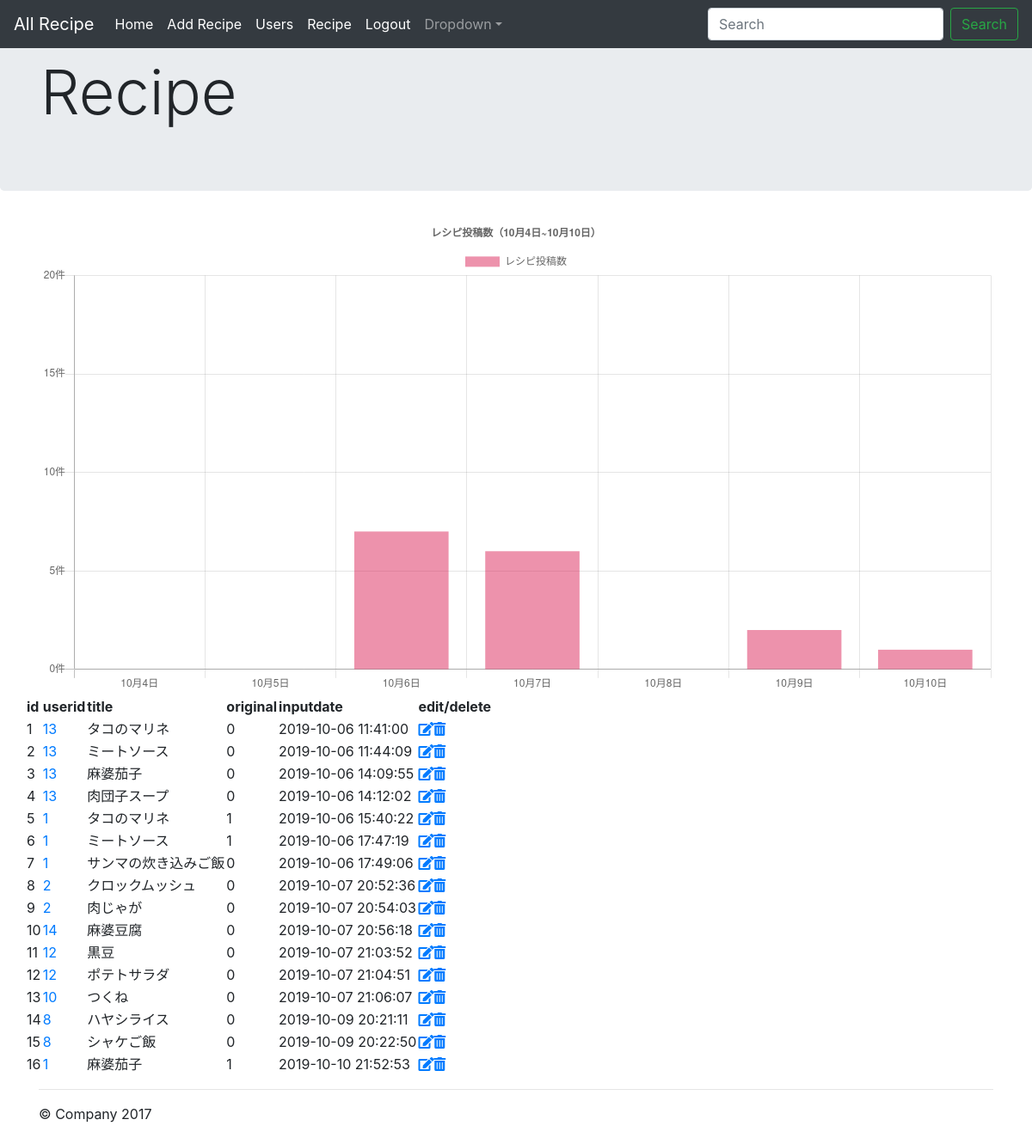
The page /recipe/recipeforadmin.php (signed in) on the database its author committed.
### tables this page shows
CREATE TABLE `recipe` (
  `id` int(11) NOT NULL,
  `userid` int(11) NOT NULL,
  `title` varchar(64) NOT NULL,
  `ingredient1` varchar(64) NOT NULL,
  `ingredient2` varchar(64) DEFAULT NULL,
  `ingredient3` varchar(64) DEFAULT NULL,
  `url` varchar(256) DEFAULT NULL,
  `recipememo` text,
  `season` varchar(64) NOT NULL,
  `review` text,
  `original` int(11) NOT NULL,
  `author` int(11) NOT NULL,
  `inputdate` datetime NOT NULL
);

### recipe/recipeforadmin.php (the view, shortened to what this page needs)
<?php
$pdo = db_conn();
$sql = "SELECT * FROM recipe";
$stmt = $pdo->prepare($sql);
$status = $stmt->execute();
if($status==false){
    sql_error();
} else {
  $view = '<table><tr><th>id</th><th>userid</th><th>title</th><th>original</th><th>inputdate</th><th>edit/delete</th></tr>';
  while($recipe = $stmt->fetch(PDO::FETCH_ASSOC)){
    $view .= '<tr>';
    $view .= '<td>'.$recipe["id"].'</td>';
    $view .= '<td><a href="../mypage/userpage.php?id='.$recipe["userid"].'">'.$recipe["userid"].'</a></td>';
    $view .= '<td>'.$recipe["title"].'</td>';
    $view .= '<td>'.$recipe["original"].'</td>';
    $view .= '<td>'.$recipe["inputdate"].'</td>';
    $view .= '<td>';
    $view .= '<a href="../recipe/showrecipe.php?id='.$recipe["id"].'"><i class="fas fa-edit"></i></i></a>';
    $view .= '<a href="../recipe/delete.php?id='.$recipe["id"].'"><i class="fas fa-trash-alt"></i></a>';
    $view .= '</td>';
    $view .= '</tr>';
  }
  $view .= '</table>';
}
$i = 0;
while($i < 7){
    $week[] .= date('m月j日', strtotime(''.-$i.' day'));
    $i++;
}
$weeks = array_reverse($week);
$j = -1;
while($j < 7){
    $day[] .= date('Y-m-d', strtotime(''.-$j.' day'));
    $j++;
}
$days = array_reverse($day);
$k = 0;
while($k < 7) {
    $l = $k + 1;
    $startday = $days[$k].' 00:00:00';
    $lastday = $days[$l].' 00:00:00';
    $countsql = "SELECT COUNT(*) FROM recipe WHERE inputdate BETWEEN '$startday' AND '$lastday'";
    $count = $pdo->prepare($countsql);
    $countstatus = $count->execute();
    if($countstatus==false){
        sql_error();
    } else {
        $r = $count->fetch();
        $recipecount[] .= $r[0];
    }
    $k++;
}
if($_SESSION["kanri_flg"] == 1) {
    $viewusers = '<li class="nav-item active"><a class="nav-link" href="../users/users.php">Users</a></li>';
    $viewusers .= '<li class="nav-item active"><a class="nav-link" href="../recipe/recipeforadmin.php">Recipe</a></li>';
}
?>
<!DOCTYPE html>
<html lang="en">
  <head>
      <link rel="stylesheet" href="https://getbootstrap.com/docs/4.0/dist/css/bootstrap.min.css">
    <link href="https://getbootstrap.com/docs/4.0/examples/jumbotron/jumbotron.css" rel="stylesheet">
    <link href="https://use.fontawesome.com/releases/v5.6.1/css/all.css" rel="stylesheet">
  </head>
  <body>
    <nav class="navbar navbar-expand-md navbar-dark fixed-top bg-dark">
      <a class="navbar-brand" href="../recipe/allrecipe.php">All Recipe</a>
      <div class="collapse navbar-collapse" id="navbarsExampleDefault">
        <ul class="navbar-nav mr-auto">
          <li class="nav-item active">
            <a class="nav-link" href="../mypage/index.php">Home <span class="sr-only">(current)</span></a>
          </li>
          <li class="nav-item active">
            <a class="nav-link" href="../recipe/recipe.php">Add Recipe</a>
          </li>
          <?=$viewusers?>
          <li class="nav-item active">
            <a class="nav-link" href="../signin/logout.php">Logout</a>
          </li>
          <li class="nav-item dropdown">
            <a class="nav-link dropdown-toggle" href="http://example.com" id="dropdown01" data-toggle="dropdown" aria-haspopup="true" aria-expanded="false">Dropdown</a>
          </li>
        </ul>
        <form class="form-inline my-2 my-lg-0">
          <input class="form-control mr-sm-2" type="text" placeholder="Search" aria-label="Search">
          <button class="btn btn-outline-success my-2 my-sm-0" type="submit">Search</button>
        </form>
      </div>
    </nav>
    <div class="jumbotron">
      <div class="container">
        <h1 class="display-3">Recipe</h1>
      </div>
    </div>
    <div class="container">
      <div>
        <canvas id="myChart"></canvas>
      </div>
      <div class="row">
        <?=$view?>
      </div>
      <hr>
      <footer>
        <p>&copy; Company 2017</p>
      </footer>
    </div>
    <script>
      var ctx = document.getElementById("myChart");
      var myChart = new Chart(ctx, {
        type: 'bar',
        data: {
          labels: ['<?=$weeks[0]?>', '<?=$weeks[1]?>', '<?=$weeks[2]?>', '<?=$weeks[3]?>', '<?=$weeks[4]?>', '<?=$weeks[5]?>', '<?=$weeks[6]?>'],
          datasets: [
            {
              label: 'レシピ投稿数',
              data: [<?=$recipecount[0]?>, <?=$recipecount[1]?>, <?=$recipecount[2]?>, <?=$recipecount[3]?>, <?=$recipecount[4]?>, <?=$recipecount[5]?>, <?=$recipecount[6]?>],
              backgroundColor: "rgba(219,39,91,0.5)"
            }
          ],
        },
        options: {
          title: {
            display: true,
            text: 'レシピ投稿数（<?=$weeks[0]?>~<?=$weeks[6]?>）'
          },
          scales: {
            yAxes: [{
              ticks: {
                suggestedMax: 20,
                suggestedMin: 0,
                stepSize: 5,
                callback: function(value, index, values){
                  return  value +  '件'
                }
              }
            }]
          },
        }
      });
    </script>
  </body>
</html>

### rows shown on the page
recipe: id "1", userid "13", title "タコのマリネ", original "0", inputdate "2019-10-06 11:41:00"
recipe: id "2", userid "13", title "ミートソース", original "0", inputdate "2019-10-06 11:44:09"
recipe: id "3", userid "13", title "麻婆茄子", original "0", inputdate "2019-10-06 14:09:55"
recipe: id "4", userid "13", title "肉団子スープ", original "0", inputdate "2019-10-06 14:12:02"
recipe: id "5", userid "1", title "タコのマリネ", original "1", inputdate "2019-10-06 15:40:22"
recipe: id "6", userid "1", title "ミートソース", original "1", inputdate "2019-10-06 17:47:19"
recipe: id "7", userid "1", title "サンマの炊き込みご飯", original "0", inputdate "2019-10-06 17:49:06"
recipe: id "8", userid "2", title "クロックムッシュ", original "0", inputdate "2019-10-07 20:52:36"
recipe: id "9", userid "2", title "肉じゃが", original "0", inputdate "2019-10-07 20:54:03"
recipe: id "10", userid "14", title "麻婆豆腐", original "0", inputdate "2019-10-07 20:56:18"
recipe: id "11", userid "12", title "黒豆", original "0", inputdate "2019-10-07 21:03:52"
recipe: id "12", userid "12", title "ポテトサラダ", original "0", inputdate "2019-10-07 21:04:51"
recipe: id "13", userid "10", title "つくね", original "0", inputdate "2019-10-07 21:06:07"
recipe: id "14", userid "8", title "ハヤシライス", original "0", inputdate "2019-10-09 20:21:11"
recipe: id "15", userid "8", title "シャケご飯", original "0", inputdate "2019-10-09 20:22:50"
recipe: id "16", userid "1", title "麻婆茄子", original "1", inputdate "2019-10-10 21:52:53"
